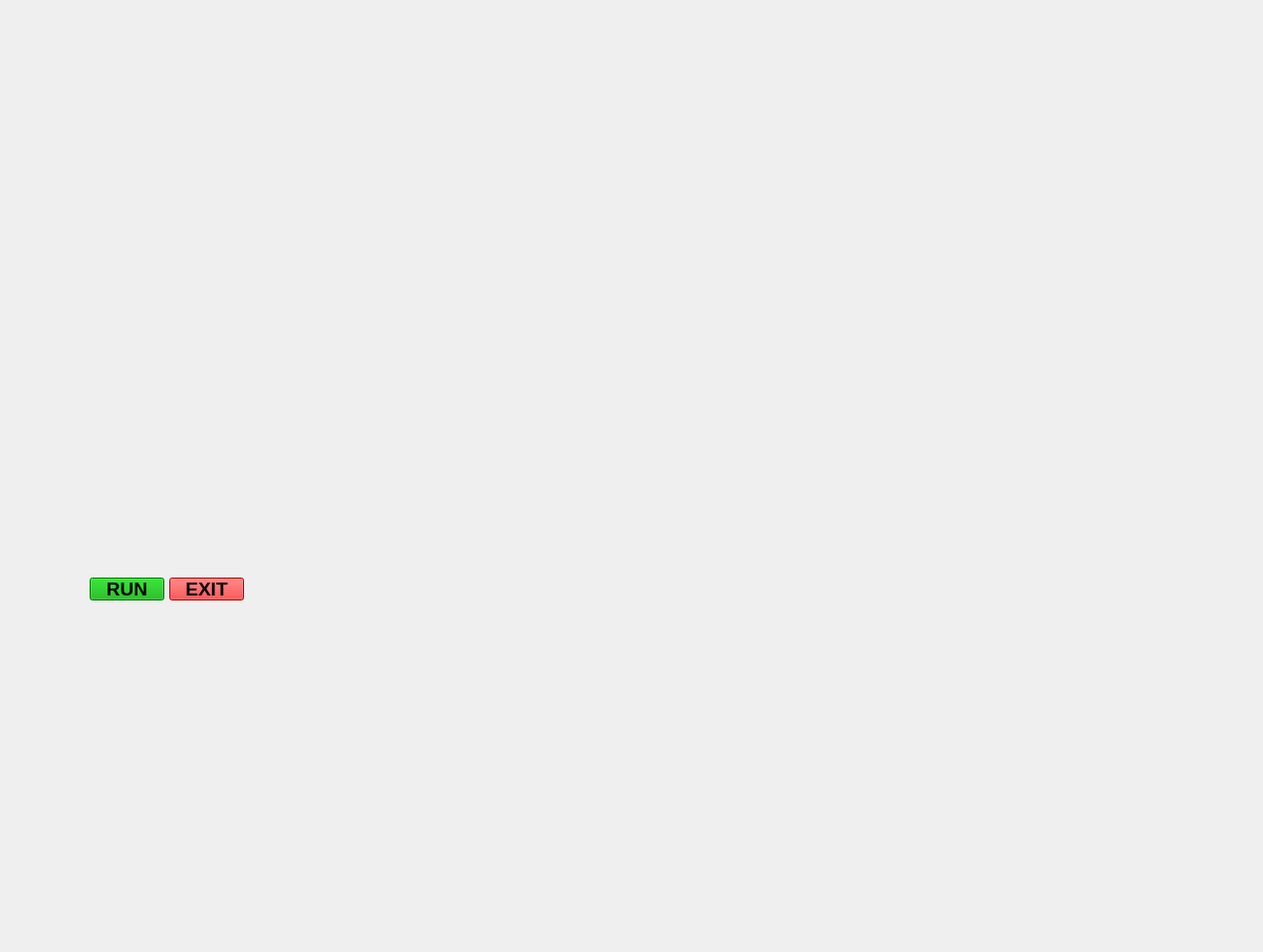
<?xml version="1.0" encoding="UTF-8"?>
<ui version="4.0">
 <class>MainWindow</class>
 <widget class="QMainWindow" name="MainWindow">
  <property name="geometry">
   <rect>
    <x>0</x>
    <y>0</y>
    <width>1268</width>
    <height>956</height>
   </rect>
  </property>
  <property name="windowTitle">
   <string>MainWindow</string>
  </property>
  <widget class="QWidget" name="centralwidget">
   <widget class="QLabel" name="jarvisGUI">
    <property name="geometry">
     <rect>
      <x>-70</x>
      <y>-100</y>
      <width>1561</width>
      <height>1101</height>
     </rect>
    </property>
    <property name="text">
     <string/>
    </property>
    <property name="pixmap">
     <pixmap>../../Downloads/2141507-3840x1080-desktop-dual-monitors-jarvis-iron-man-wallpaper-image.jpg</pixmap>
    </property>
    <property name="scaledContents">
     <bool>true</bool>
    </property>
   </widget>
   <widget class="QPushButton" name="pushButton">
    <property name="geometry">
     <rect>
      <x>90</x>
      <y>580</y>
      <width>75</width>
      <height>23</height>
     </rect>
    </property>
    <property name="font">
     <font>
      <pointsize>14</pointsize>
      <weight>75</weight>
      <bold>true</bold>
     </font>
    </property>
    <property name="autoFillBackground">
     <bool>false</bool>
    </property>
    <property name="styleSheet">
     <string notr="true">background-color: rgb(0, 170, 0);</string>
    </property>
    <property name="text">
     <string>RUN</string>
    </property>
   </widget>
   <widget class="QPushButton" name="pushButton_2">
    <property name="geometry">
     <rect>
      <x>170</x>
      <y>580</y>
      <width>75</width>
      <height>23</height>
     </rect>
    </property>
    <property name="font">
     <font>
      <pointsize>14</pointsize>
      <weight>75</weight>
      <bold>true</bold>
     </font>
    </property>
    <property name="styleSheet">
     <string notr="true">background-color: rgb(255, 0, 0);</string>
    </property>
    <property name="text">
     <string>EXIT</string>
    </property>
   </widget>
  </widget>
 </widget>
 <resources/>
 <connections/>
</ui>
